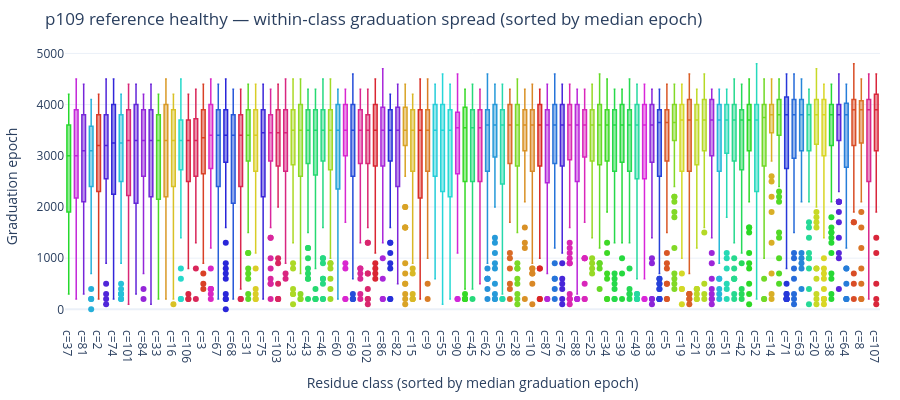

Notebook code for this chart:
### Markdown cell above
## Within-class graduation spread

Box plot per residue class, sorted by mean graduation epoch.
Tight boxes = residue class graduates as a unit (predicted by frequency-based learning).
Wide boxes = pairs with same residue sum graduate at scattered epochs.

### Code cell
def render_within_class_spread(prime, seed, data_seed):
    """Box plot of graduation epoch distribution per residue class, sorted by median."""
    entry = models_data[(prime, seed, data_seed)]
    stats = entry["stats"]
    label = entry["label"]
    p = prime

    # Sort classes by median graduation epoch
    valid = ~np.isnan(stats["median_epoch"])
    sort_order = np.argsort(stats["median_epoch"] * valid + (~valid) * 1e9)

    fig = go.Figure()
    for rank, c in enumerate(sort_order):
        epochs_c = stats["pair_epochs"][c]
        if len(epochs_c) == 0:
            continue
        color_h = int(360 * c / p)
        fig.add_trace(
            go.Box(
                y=epochs_c.tolist(),
                name=f"c={c}",
                marker_color=f"hsl({color_h}, 70%, 50%)",
                boxpoints="outliers",
                line_width=1.5,
                showlegend=False,
            )
        )

    fig.update_layout(
        title=f"{label} — within-class graduation spread (sorted by median epoch)",
        xaxis_title="Residue class (sorted by median graduation epoch)",
        yaxis_title="Graduation epoch",
        template="plotly_white",
        height=400,
        margin=dict(l=60, r=20, t=50, b=60),
    )
    return fig


for prime, seed, data_seed, _ in MODELS:
    fig = render_within_class_spread(prime, seed, data_seed)
    fig.show()
    fig.write_image(f"exports/p{prime}s{seed}ds{data_seed}_within_class_graduation_spread.png", format="png")
